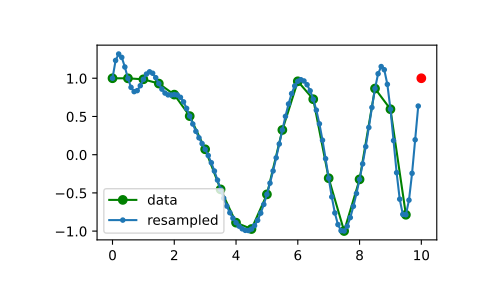

The Python source for this figure:
# Note that the end of the resampled data rises to meet the first
# sample of the next cycle:

from scipy import signal

x = np.linspace(0, 10, 20, endpoint=False)
y = np.cos(-x**2/6.0)
f = signal.resample(y, 100)
xnew = np.linspace(0, 10, 100, endpoint=False)

import matplotlib.pyplot as plt
plt.plot(x, y, 'go-', xnew, f, '.-', 10, y[0], 'ro')
plt.legend(['data', 'resampled'], loc='best')
plt.show()
